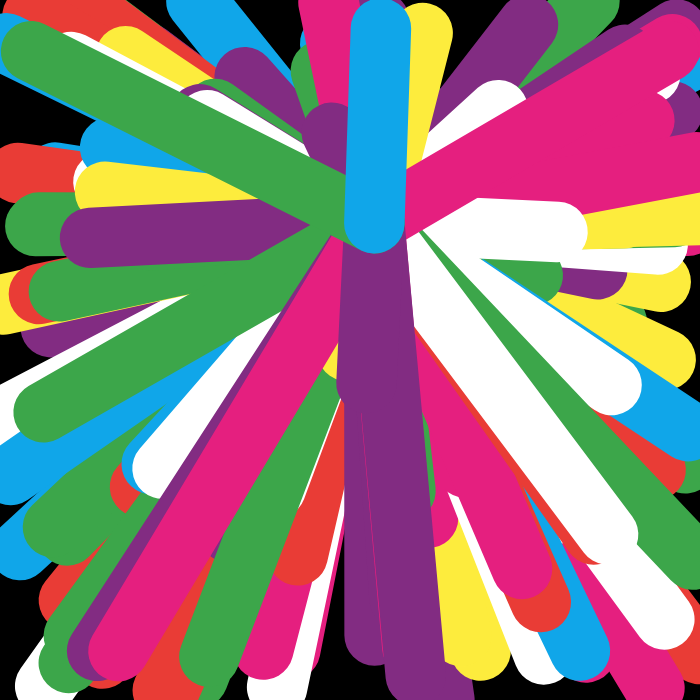
Frame 1 (no input)
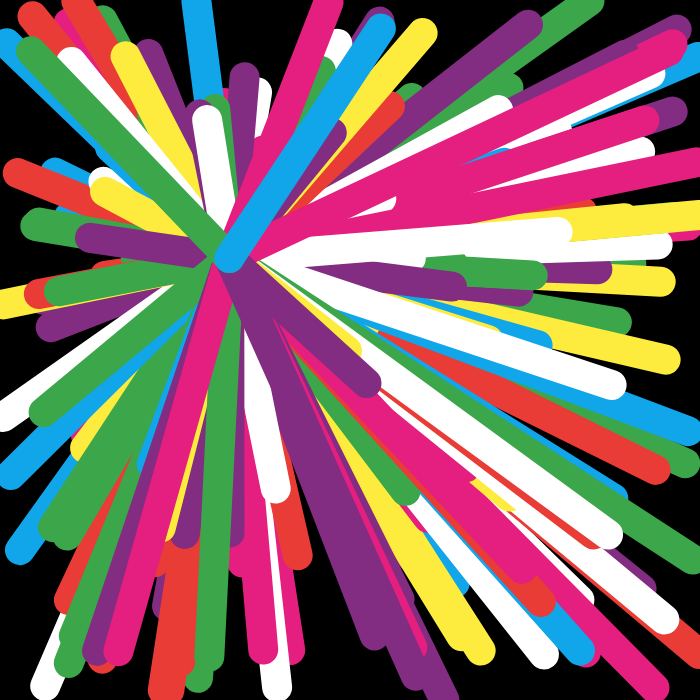
Frame 60 (no input)
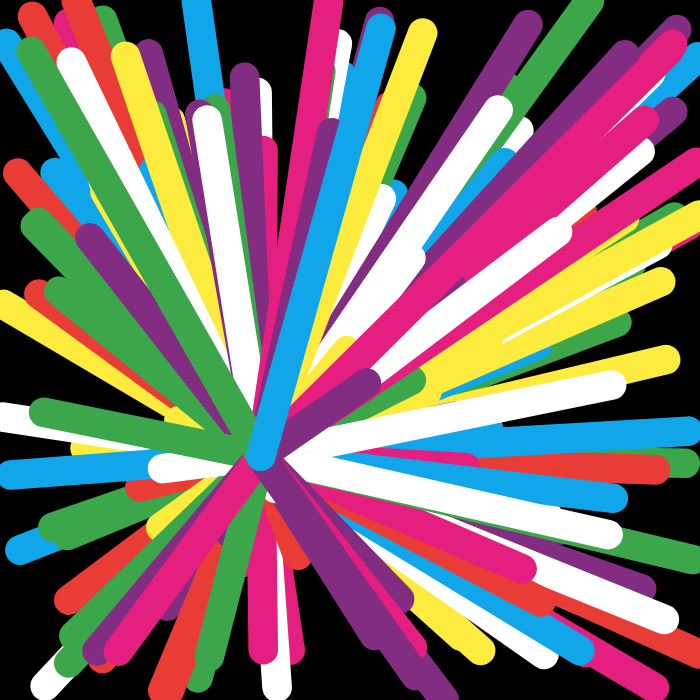
Frame 120 (the mouse pressed at the canvas centre since frame 60)

The p5.js sketch that drew these frames (run headless with seeded random() and noise() and a simulated clock; from frame 60 on, the mouse is pressed at the canvas centre):

// p5.js sketch
// ── sketch.js
let xoff = 0.01;
let yoff = 0.011;
let current_x = 0.2;
let current_y = 0.7;

let zoff = 0.05;
let current_z = 0.1;

const NUM_LINES = 200;
let line_array;

function setup() {
  createCanvas(700, 700);
  color_array = [
    "#e93c36",
    "#fdec3d",
    "#e51f7f",
    "#3ca64a",
    "#10a6e9",
    "#822c82",
    "ffffff",
  ];
  ellipseMode(CENTER);
  line_array = new Array(NUM_LINES);
  for (let i = 0; i < line_array.length; i++) {
    line_array[i] = {
      x: random(0, width),
      y: random(0, height),
      colour: color_array[floor(random() * color_array.length)],
    };
  }
}

function draw() {
  background(0);
  let end_point_x = map(noise(current_x), 0, 1, 0, width);
  let end_point_y = map(noise(current_y), 0, 1, 0, height);
  let current_stroke_weight = map(noise(current_z), 0, 1, 1, 100);
  strokeWeight(current_stroke_weight);
  for (let i = 0; i < line_array.length; i++) {
    stroke(line_array[i].colour);
    line(line_array[i].x, line_array[i].y, end_point_x, end_point_y);
  }

  current_x += xoff;
  current_y += yoff;
  current_z += zoff;
}
